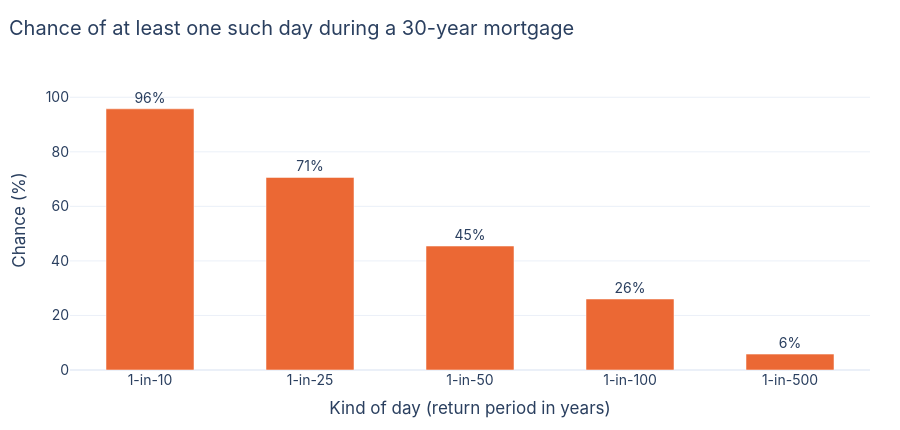

Source (notebook cell):
### Markdown cell above
> 💡 **Key idea: rare events need more than one history.** A single 30-year
> record can easily be off by a lot about the once-a-century day. CRC Open curves
> are built from **many climate models and many simulated years**, which is like
> rolling the die thousands of times instead of thirty. They are still estimates,
> and rarer values remain less certain, but they are far less at the mercy of
> one lucky or unlucky stretch of weather.

## 3. Rare is not the same as "not in my lifetime"

A 1-in-100-year day sounds remote. But a building, a mortgage or a career lasts
decades, and each year is a fresh roll. The chance of **at least one** such day
in `N` years is `1 − (1 − 1/RP)^N`:

### Code cell
SPAN = 30
rps = [10, 25, 50, 100, 500]
chance = [100 * (1 - (1 - 1 / rp) ** SPAN) for rp in rps]
fig = go.Figure(go.Bar(
    x=[f"1-in-{rp}" for rp in rps], y=chance, marker_color=ORANGE, width=0.55,
    text=[f"{c:.0f}%" for c in chance], textposition="outside", cliponaxis=False,
    hovertemplate="%{x}-year day: %{y:.0f}% chance in 30 years<extra></extra>",
))
layout(fig, f"Chance of at least one such day during a {SPAN}-year mortgage",
       xaxis_title="Kind of day (return period in years)",
       yaxis=dict(title="Chance (%)", range=[0, 110]), showlegend=False)
fig.show()

### Figure 1 — Plotly figure (JSON) as saved in the notebook; plotly's stock layout.template omitted (floating-point values rounded to 4 significant figures)
{"data": [{"cliponaxis": false, "hovertemplate": "%{x}-year day: %{y:.0f}% chance in 30 years<extra></extra>", "marker": {"color": "#eb6834"}, "text": ["96%", "71%", "45%", "26%", "6%"], "textposition": "outside", "type": "bar", "width": 0.55, "x": ["1-in-10", "1-in-25", "1-in-50", "1-in-100", "1-in-500"], "y": [95.76, 70.61, 45.45, 26.03, 5.829]}], "layout": {"font": {"family": "Inter, Helvetica, Arial, sans-serif", "size": 14}, "height": 430, "margin": {"b": 60, "l": 70, "r": 30, "t": 70}, "showlegend": false, "title": {"text": "Chance of at least one such day during a 30-year mortgage", "x": 0.01}, "xaxis": {"title": {"text": "Kind of day (return period in years)"}}, "yaxis": {"range": [0, 110], "title": {"text": "Chance (%)"}}}}
